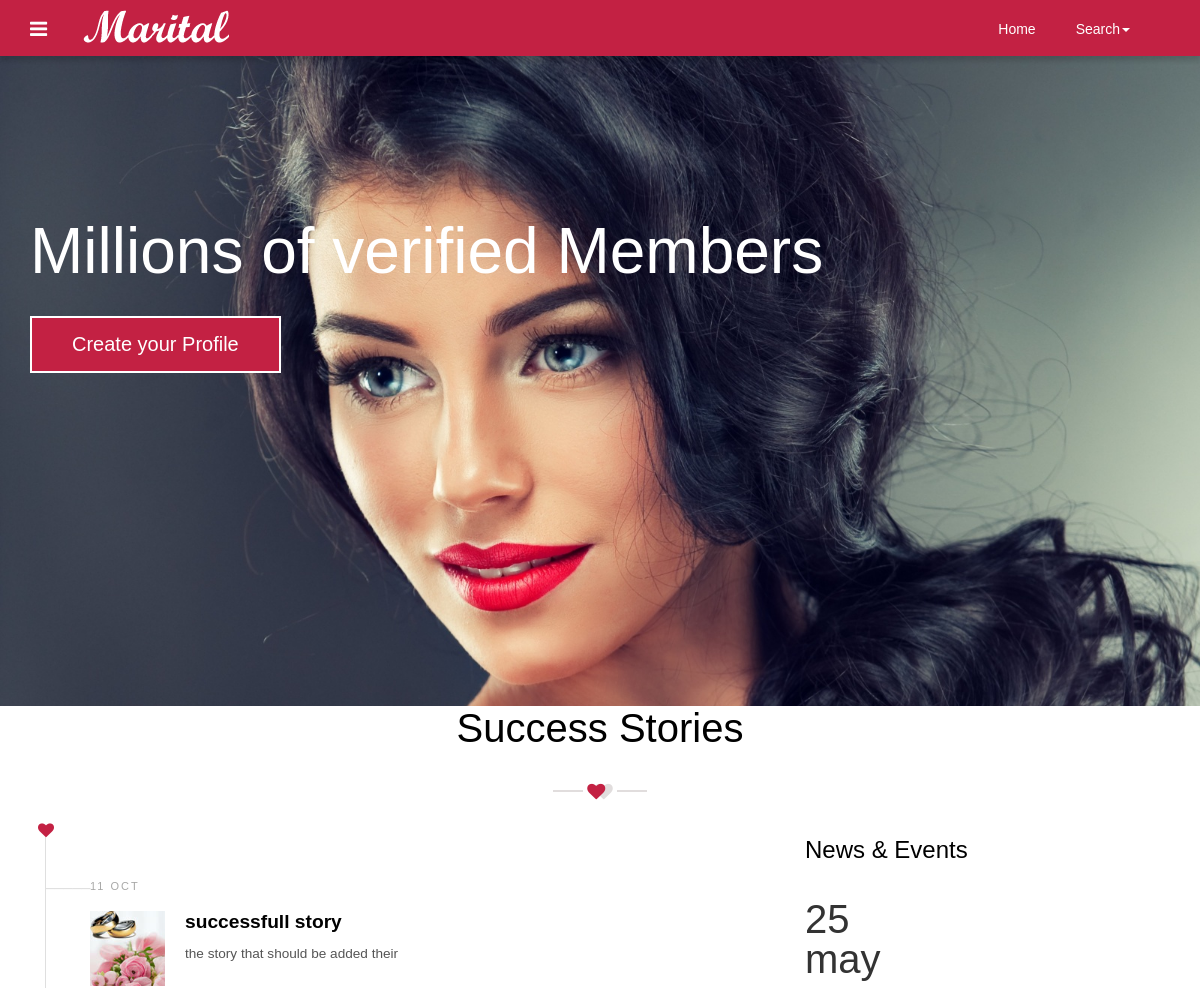
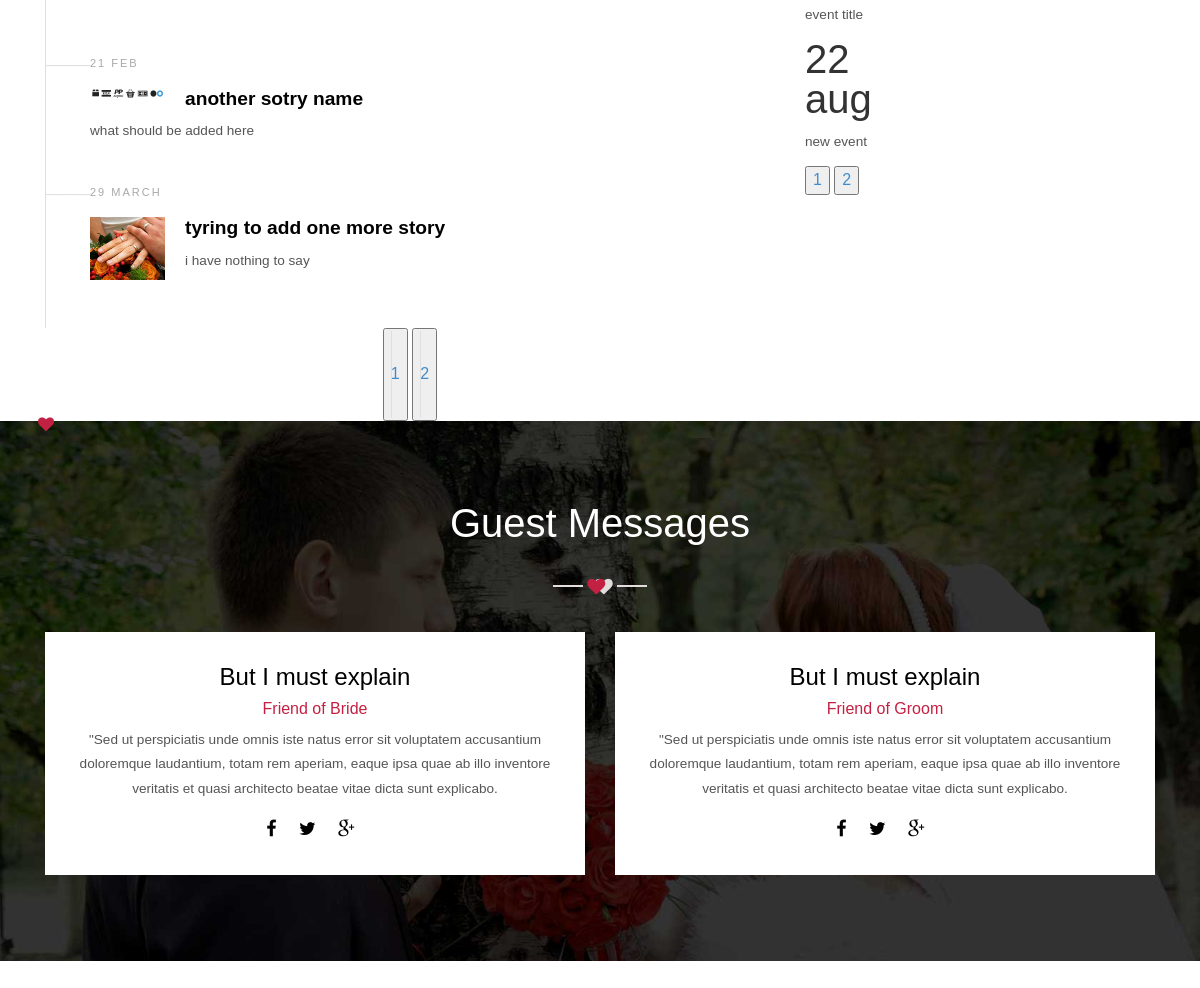
Screenshot of / (signed in) with the database file from the repository (2 pictures, top to bottom).
### home/models.py (models this page shows, shortened)
class SuccessStory(models.Model):
    story_name = models.CharField(max_length=50)
    date = models.CharField(max_length=25)
    story = models.TextField()
    image = models.ImageField(upload_to='images/',default='images/7.jpg')

class NewEvent(models.Model):
    eventname = models.CharField(max_length=100)
    date = models.CharField(max_length=15)

### home/views.py (the view)
# urls.py: path('',home,name='home'),
def home(request):
    eventlist = NewEvent.objects.all()
    storylist = SuccessStory.objects.all()
    events = Paginator(eventlist,2)
    stories = Paginator(storylist,3)
    page_number1 = request.GET.get('page1')
    try:
        event_obj = events.page(page_number1)
    except PageNotAnInteger:
        event_obj = events.page(1)
    except EmptyPage:
        event_obj = events.page(events.num_pages)
    page_number2 = request.GET.get('page2')
    try:
        story_obj = stories.page(page_number2)
    except PageNotAnInteger:
        story_obj = stories.page(1)
    except EmptyPage:
        story_obj = stories.page(stories.num_pages)
    context = {
        "events": event_obj,
        "stories": story_obj
    }
    return render(request,'index.html',context)

### home/templates/index.html (shortened to what this page needs)
{% load static %}
<!DOCTYPE HTML>
<html>
<head>
<link href="{% static 'css/bootstrap-3.1.1.min.css' %}" rel='stylesheet' type='text/css' />
<link href="{% static 'css/style.css'%}" rel='stylesheet' type='text/css' />
<link href="{% static 'css/font-awesome.css' %}" rel="stylesheet">
</head>
<body>
    <div class="navbar navbar-inverse-blue navbar">
          <div class="navbar-inner navbar-inner_1">
            <div class="container">
               <div class="navigation">
                 <nav id="colorNav">
                   <ul>
                    <li class="green">
                    </li>
                   </ul>
                 </nav>
               </div>
               <a class="brand" href="index.php"><img src="{% static 'images/logo.png'%}" alt="logo"></a>
               <div class="pull-right">
                  <nav class="navbar nav_bottom" role="navigation">
                <div class="collapse navbar-collapse" id="bs-megadropdown-tabs">
                    <ul class="nav navbar-nav nav_1">
                        <li><a href="/">Home</a></li>
                        <li class="dropdown">
                          <a href="#" class="dropdown-toggle" data-toggle="dropdown">Search<span class="caret"></span></a>
                        </li>
                    </ul>
                 </div>
                </nav>
               </div>
              <div class="clearfix"> </div>
            </div>
          </div>
        </div>
<div class="banner">
  <div class="container">
    <div class="banner_info">
      <h3>Millions of verified Members</h3>
      <a href="{% url 'create-profile' %}" class="hvr-shutter-out-horizontal">Create your Profile</a>
    </div>
  </div>
</div>
<div class="grid_2">
	<div class="container">
		<h2>Success Stories</h2>
       	<div class="heart-divider">
			<span class="grey-line"></span>
			<i class="fa fa-heart pink-heart"></i>
			<i class="fa fa-heart grey-heart"></i>
			<span class="grey-line"></span>
        </div>
        <div class="row_1">
	     <div class="col-md-8 suceess_story">
	         <ul>
         {% for story in stories %}
         <li>
              <div class="suceess_story-date">
              <span class="entry-1">{{ story.date }}</span>
            </div>
            <div class="suceess_story-content-container">
              <figure class="suceess_story-content-featured-image">
                <img width="75" height="75" src="{{story.image.url}}" class="img-responsive" alt=""/>
                </figure>
              <div class="suceess_story-content-info">
                    <h4><a href="#">{{ story.story_name }}</a></h4>
                    <p>{{ story.story }}</p>
                  </div>
              </div>
          </li>
         {% endfor %}
          </ul>
          <center>
            <ul>
              {% for page in stories.paginator.page_range %}
                    <button ><li><a href="?page2={{ page }}">{{ page }}</a></li></button>
              {% endfor %}
            </ul>
          </center>
	    </div>
	    <div class="col-md-4 row_1-right">
	      <h3>News & Events</h3>
          {% for event in events %}
              <div class="box_1">
              <div class="extra-wrap">
              <div class="post-meta">
                <span class="day">
                <time datetime="2014-05-25T10:15:43+00:00">{{event.date}}</time>
                </span>
              </div>
              <div class="clearfix"> </div>
              <div class="post-content">{{event.eventname}}</div>
              </div>
          {% endfor %}
            <ul>
              {% for page in events.paginator.page_range %}
                    <button ><li><a href="?page1={{ page }}">{{ page }}</a></li></button>
              {% endfor %}
            </ul>
	        </div>
	     </div>
	   </div>
	  </div>
    </div>
    <div class="bg">
		<div class="container">
			<h3>Guest Messages</h3>
			<div class="heart-divider">
				<span class="grey-line"></span>
				<i class="fa fa-heart pink-heart"></i>
				<i class="fa fa-heart grey-heart"></i>
				<span class="grey-line"></span>
            </div>
            <div class="col-sm-6">
            	<div class="bg_left">
            		<h4>But I must explain</h4>
            		<h5>Friend of Bride</h5>
            		<p>"Sed ut perspiciatis unde omnis iste natus error sit voluptatem accusantium doloremque laudantium, totam rem aperiam, eaque ipsa quae ab illo inventore veritatis et quasi architecto beatae vitae dicta sunt explicabo.</p>
            	   <ul class="team-socials">
                    <li><a href="#"><span class="icon-social "><i class="fa fa-facebook"></i></span></a></li>
                    <li><a href="#"><span class="icon-social "><i class="fa fa-twitter"></i></span></a></li>
                    <li><a href="#"><span class="icon-social"><i class="fa fa-google-plus"></i></span></a></li>
                   </ul>
            	</div>
            </div>
            <div class="col-sm-6">
            	<div class="bg_left">
            		<h4>But I must explain</h4>
            		<h5>Friend of Groom</h5>
            		<p>"Sed ut perspiciatis unde omnis iste natus error sit voluptatem accusantium doloremque laudantium, totam rem aperiam, eaque ipsa quae ab illo inventore veritatis et quasi architecto beatae vitae dicta sunt explicabo.</p>
            	   <ul class="team-socials">
                    <li><a href="#"><span class="icon-social "><i class="fa fa-facebook"></i></span></a></li>
                    <li><a href="#"><span class="icon-social "><i class="fa fa-twitter"></i></span></a></li>
                    <li><a href="#"><span class="icon-social"><i class="fa fa-google-plus"></i></span></a></li>
                   </ul>
            	</div>
            </div>
            <div class="clearfix"> </div>
		</div>
	</div>

### rows the page displays
SuccessStory: date "11 OCT", image (picture), story_name "successfull story", story "the story that should be added their"
SuccessStory: date "21 FEB", image (picture), story_name "another sotry name", story "what should be added here"
SuccessStory: date "29 MARCH", image (picture), story_name "tyring to add one more story", story "i have nothing to say"
NewEvent: date "25 may", eventname "event title"
NewEvent: date "22 aug", eventname "new event"

### other values shown
{{ page }} "1" "2"
